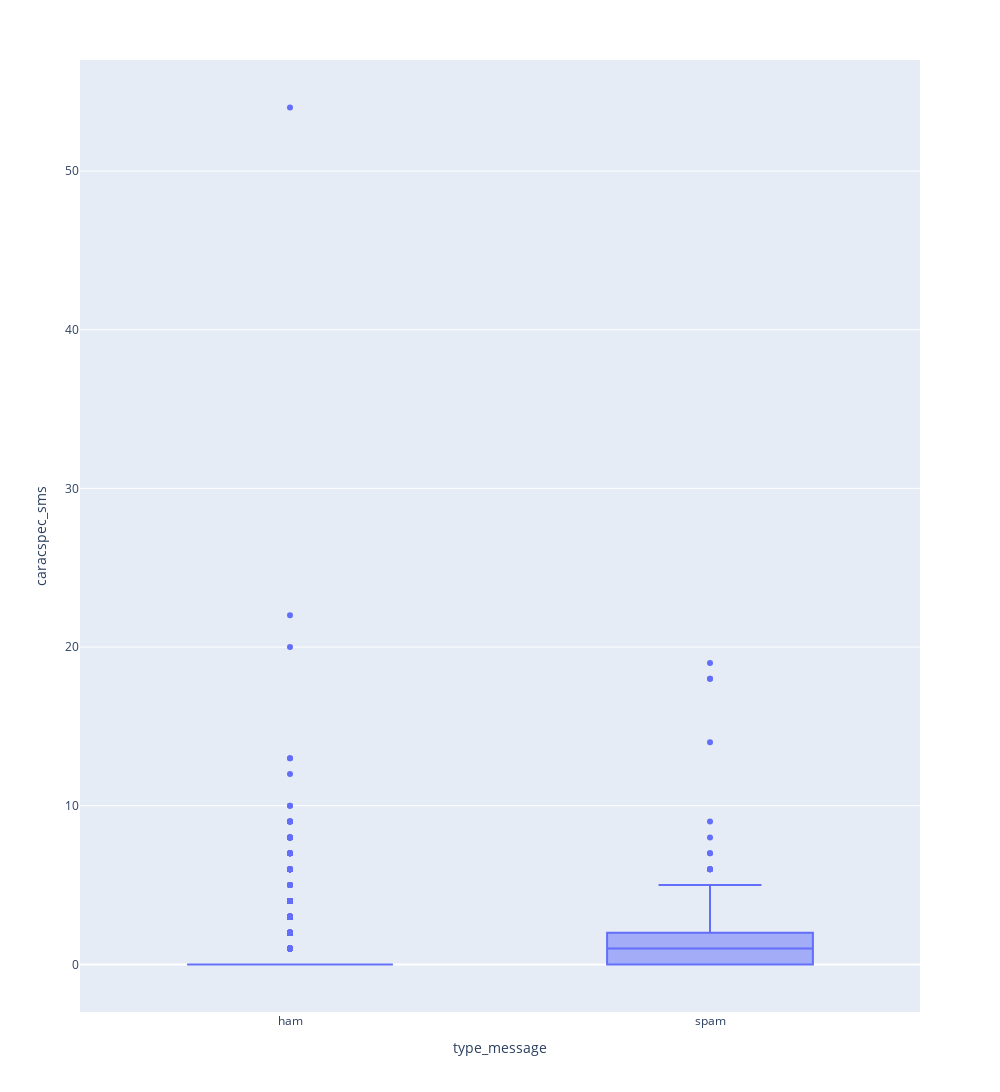

Notebook source saved alongside this figure:
### Code cell
# Création de la boîte à moustache selon le type de messages et le nombre de caractères spéciaux. 
# Warning : Les diagrammes dynamiques ne sont pas disponible sur sur github. Veuillez ouvrir le fichier .py pour visualiser les diagrammes dynamiques. 
fig = px.box(df, x="type_message", y="caracspec_sms", width=1000, height=3000)
fig.show()

### Figure 1 — Plotly figure (JSON) as saved in the notebook; plotly's stock layout.template omitted (floating-point values rounded to 4 significant figures; data arrays with more than 128 entries replaced by an {"elided": "..."} marker saying what was removed)
{"data": [{"alignmentgroup": "True", "hovertemplate": "type_message=%{x}<br>caracspec_sms=%{y}<extra></extra>", "legendgroup": "", "marker": {"color": "#636efa"}, "name": "", "notched": false, "offsetgroup": "", "orientation": "v", "showlegend": false, "type": "box", "x": {"elided": "5574 str values"}, "x0": " ", "xaxis": "x", "y": {"elided": "5574 int values"}, "y0": " ", "yaxis": "y"}], "layout": {"boxmode": "group", "height": 3000, "legend": {"tracegroupgap": 0}, "margin": {"t": 60}, "width": 1000, "xaxis": {"anchor": "y", "autorange": true, "domain": [0, 1], "range": [-0.5, 1.5], "title": {"text": "type_message"}, "type": "category"}, "yaxis": {"anchor": "x", "autorange": true, "domain": [0, 1], "range": [-3, 57], "title": {"text": "caracspec_sms"}, "type": "linear"}}}
